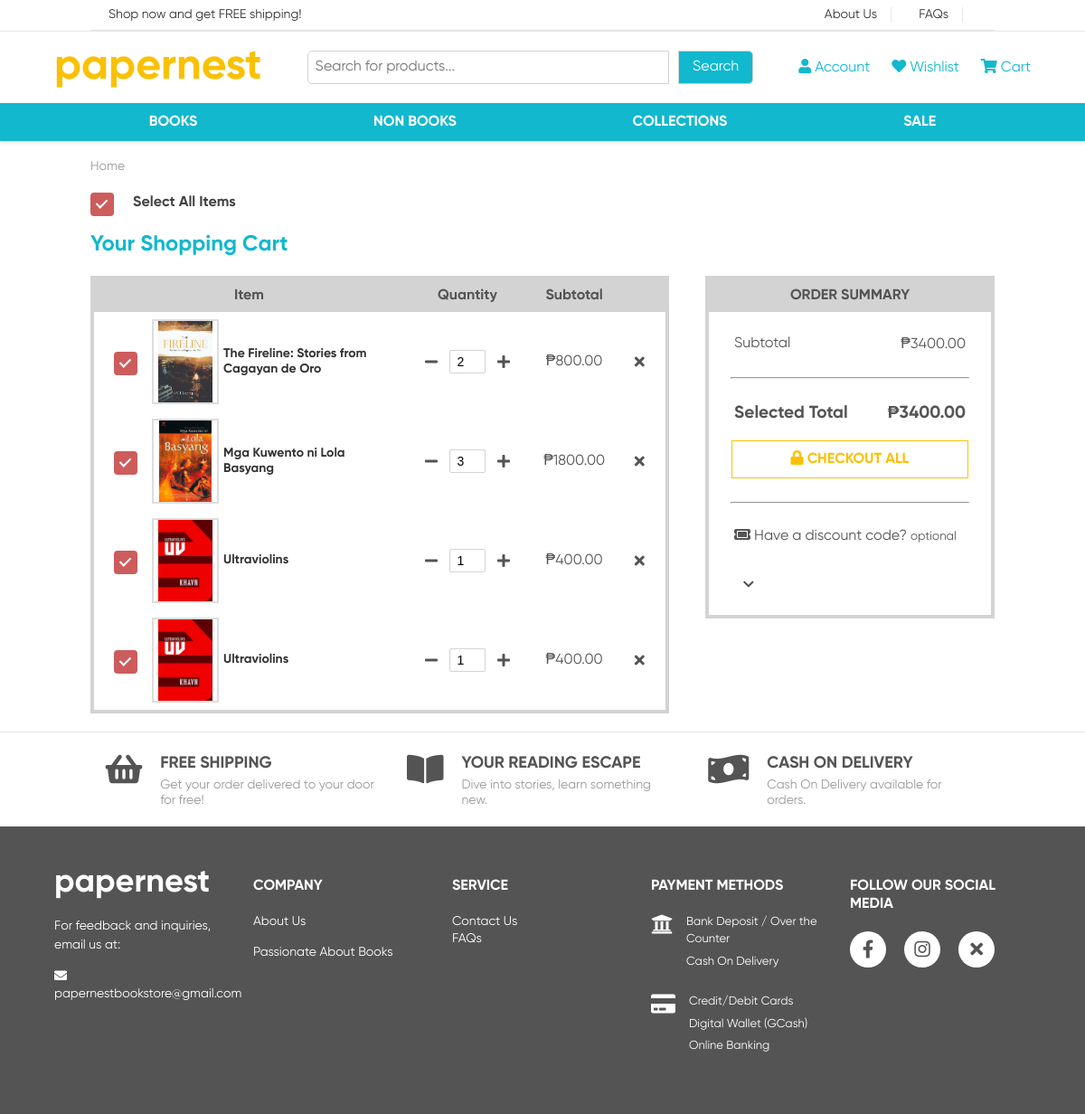
Screenshot of /cart (signed in) with the database file from the repository.
### tables this page shows
CREATE TABLE user_cart (
            cart_id INTEGER PRIMARY KEY AUTOINCREMENT,
            user_id INTEGER NOT NULL,
            product_id VARCHAR(50),
            product_type VARCHAR(20),
            quantity INTEGER DEFAULT 1,
            added_date DATETIME DEFAULT CURRENT_TIMESTAMP
        , image_path TEXT);

### routes/cart_routes.py (the view)
@cart_bp.route('/cart')
def cart():
    print("[DEBUG] Cart route accessed")
    if 'user' not in session:
        print("[DEBUG] No user in session, redirecting to index")
        return redirect(url_for('main.index'))
    print(f"[DEBUG] User in session: {session['user']}")
    cart_products, total_amount = get_cart_items()
    print(f"[DEBUG] Cart route - cart_products: {cart_products}")
    print(f"[DEBUG] Cart route - total_amount: {total_amount}")
    return render_template('cart.html', cart_products=cart_products, total_amount=total_amount)

### templates/cart.html (shortened to what this page needs)
<!DOCTYPE html>
<html>
<head>
    <link rel="stylesheet" href="{{ url_for('static', filename='css/style.css') }}">
    <link rel="stylesheet" href="{{ url_for('static', filename='css/cart.css') }}">
    <link rel="stylesheet" href="{{ url_for('static', filename='css/mobile/mobile_cart.css') }}">
    <link rel="stylesheet" href="https://cdnjs.cloudflare.com/ajax/libs/font-awesome/6.4.0/css/all.min.css">
</head>
<body>
    <div class="page-wrapper">
        {% include 'components/page_header.html' %}
    <div class="main-content">
    <div class="container" style="margin-bottom: 20px;">
    <div class="breadcrumb">
        <a href="/">Home</a>
    </div>
    {% if cart_products %}
    <div class="select-all-container">
        <div class="item-checkbox">
            <div class="checkbox-wrapper">
                <span class="checkmark"></span>
            </div>
        </div>
        <label id="select-all-label" for="select-all">Select All Items</label>
    </div>
    {% endif %}
    <h2>Your Shopping Cart</h2>
    <div class="cart-section">
        <div class="cart-left">
            <table class="table-cart-items">
                <tr>
                    <th>Item</th>
                    <th>Quantity</th>
                    <th>Subtotal</th>
                    <th></th>
                </tr>
                {% if cart_products %}
                    {% for item in cart_products %}
                    <tr class="cart-item-row" data-product-id="{{ item.product_id }}" data-product-type="{{ item.product_type }}">
                        <td>
                            <div class="cart-item">
                                <div class="item-checkbox">
                                    <div class="checkbox-wrapper">
                                        <span class="checkmark"></span>
                                    </div>
                                </div>
                                <img src="{{ item.image_path or url_for('static', filename='images/placeholder.png') }}"
                                    alt="{{ item.product_name }}" class="item-image">
                                <p class="item-name">{{ item.product_name }}</p>
                            </div>
                        </td>
                        <td>
                            <div class="item-quantity">
                                <button class="btn-decrease">
                                    <i class="fas fa-minus"></i>
                                </button>
                                <input class="quantity-input" type="number" value="{{ item.quantity }}" min="1" readonly>
                                <button class="btn-increase">
                                    <i class="fas fa-plus"></i>
                                </button>
                            </div>
                        </td>
                        <td>
                            <div class="item-price">₱{{ "%.2f"|format(item.price * item.quantity) }}</div>
                        </td>
                        <td>
                            <div class="item-remove">
                                <button class="btn-remove">
                                    <i class="fas fa-times"></i>
                                </button>
                            </div>
                        </td>
                    </tr>
                    {% endfor %}
                {% endif %}
            </table>
        </div>
        <div class="cart-right">
            <table class="table-cart-summary">
                <tr>
                    <th>ORDER SUMMARY</th>
                </tr>
                <tr>
                    <td>
                        <div class="cart-summary">
                            <p>Subtotal</p>
                            <p class="subtotal-price">₱{{ "%.2f"|format(total_amount) if total_amount else "0.00" }}</p>
                            <hr>
                        </div>
                        <div class="cart-summary cart-summary-total">
                            <p><b>Selected Total</b></p>
                            <p class="selected-total-price"><b>₱0.00</b></p>
                        </div>
                        {% if cart_products %}
                            <div class="cart-summary cart-summary-checkout" id="CheckoutBtn">
                            <a href="/checkout" class="btn-checkout" id="checkout-all">
                                <i class="fas fa-lock"></i> CHECKOUT ALL
                            </a>
                            </div>
                        {% endif %}
                        <div class="cart-summary">
                            <hr>
                            <div class="discount-label">
                                <i class="fas fa-ticket"></i>
                                <span>Have a discount code? <small>optional</small></span>
                            </div>
                            <div class="cart-summary-discount" id="DiscountBtn">
                                <button type="button" onclick="DiscountBtn(this)">
                                    <i class="fas fa-chevron-down"></i>
                                </button>
                            </div>
                        </div>
                    </td>
                </tr>
            </table>
        </div>
    </div>
</div>
        </div>
        {% include 'components/page_footer.html' %}
</body>
</html>

### templates/components/page_header.html (shortened to what this page needs)
<!DOCTYPE html>
<html lang="en">
<head>
    <link rel="stylesheet" href="https://cdnjs.cloudflare.com/ajax/libs/font-awesome/5.15.4/css/all.min.css">
    <link rel="stylesheet" href="{{ url_for('static', filename='css/style.css') }}">
    <link rel="stylesheet" href="{{ url_for('static', filename='css/page_header.css') }}">
    <link rel="stylesheet" href="{{ url_for('static', filename='css/mobile/mobile_page_header.css') }}">
</head>
<body>
    <div class="container">
        <div class="top-bar">
            <div class="shipping-info">Shop now and get FREE shipping!</div>
            <div class="utility-links">
                <a href="/about">About Us</a>
                <a href="/help">FAQs</a>
            </div>
        </div>
    </div>
    <div class="header-nav-wrapper">
        <div class="header-container">
            <div class="header">
                <div class="logo">
                    <a href="{{ url_for('main.index') }}">papernest</a>
                </div>
                <div class="search-bar-container">
                    <form class="search-bar" action="{{ url_for('product.search') }}" method="GET">
                        <input type="text" name="query" placeholder="Search for products..." value="{{ request.args.get('query', '') }}" />
                        <button type="submit">Search</button>
                    </form>
                </div>
                <div class="user-links">
                    {% if session.get('user') %}
                        <a href="/account"><i class="fas fa-user"></i> Account</a>
                        <a href="/account?section=wishlist"><i class="fas fa-heart"></i> Wishlist</a>
                        <a href="/cart"><i class="fas fa-shopping-cart"></i> Cart</a>
                    {% endif %}
                </div>
            </div>
        </div>
        <nav class="desktop-nav">
            <div class="dropdown">
                <a href="/books" class="dropbtn">BOOKS</a>
            </div>
            <div class="dropdown">
                <a href="/non_books" class="dropbtn">NON BOOKS</a>
            </div>
            <div class="dropdown">
                <a href="/collections" class="dropbtn">COLLECTIONS</a>
            </div>
            <div class="dropdown">
                <a href="/sale" class="dropbtn">SALE</a>
            </div>
        </nav>
    </div>
</body>
</html>

### templates/components/page_footer.html
<link rel="stylesheet" href="{{ url_for('static', filename='css/mobile/mobile_page_footer.css') }}">
<div class="footer-benefits">
    <div class="benefit-box">
        <div class="benefit-icon"><i class="fas fa-shopping-basket"></i></div>
        <div class="benefit-text">
            <h3>FREE SHIPPING</h3>
            <p>Get your order delivered to your door for free!</p>
        </div>
    </div>
    <div class="benefit-box">
        <div class="benefit-icon"><i class="fas fa-book-open"></i></div>
        <div class="benefit-text">
            <h3>YOUR READING ESCAPE</h3>
            <p>Dive into stories, learn something new.</p>
        </div>
    </div>
    <div class="benefit-box">
        <div class="benefit-icon"><i class="fas fa-money-bill-wave"></i></div>
        <div class="benefit-text">
            <h3>CASH ON DELIVERY</h3>
            <p>Cash On Delivery available for orders.</p>
        </div>
    </div>
  </div>
  <footer>
    <div class="footer-content">
        <div class="footer-column">
            <div class="footer-logo">papernest</div>
            <p>For feedback and inquiries, email us at:</p>
            <a href="https://mail.google.com/mail/u/0/?fs=1&to=papernestbookstore@gmail.com&su=SUBJECT&body=BODY&bcc=papernestbookstore@gmail.com&tf=cm" target="_blank"><i class="fas fa-envelope"></i> papernestbookstore@gmail.com</a>
        </div>
        <div class="footer-column">
            <h3>COMPANY</h3>
            <ul>
                <li><a href="/about">About Us</a></li>
                <p>Passionate About Books</p>
            </ul>
        </div>
        <div class="footer-column">
            <h3>SERVICE</h3>
            <ul>
                <li><a href="https://mail.google.com/mail/u/0/?fs=1&to=papernestbookstore@gmail.com&su=SUBJECT&body=BODY&bcc=papernestbookstore@gmail.com&tf=cm" target="_blank">Contact Us</a></li>
                <a href="/help">FAQs</a>
            </ul>
        </div>
        <div class="footer-column">
            <h3>PAYMENT METHODS</h3>
            <div class="payment-method">
                <div class="payment-icon"><i class="fas fa-university"></i></div>
                <div class="payment-text">
                    <p>Bank Deposit / Over the Counter</p>
                    <p>Cash On Delivery</p>
                </div>
            </div>
            <div class="payment-method">
                <div class="payment-icon"><i class="fas fa-credit-card"></i></div>
                <div class="payment-text">
                    <p>Credit/Debit Cards</p>
                    <p>Digital Wallet (GCash)</p>
                    <p>Online Banking</p>
                </div>
            </div>
        </div>
        <div class="footer-column">
            <h3>FOLLOW OUR SOCIAL MEDIA</h3>
            <div class="social-icons">
                <a href="https://www.facebook.com/profile.php?id=61577584773915" target="_blank" aria-label="Facebook"><i class="fab fa-facebook-f"></i></a>
                <a href="https://www.instagram.com/papernestbookstore/" target="_blank" aria-label="Instagram"><i class="fab fa-instagram"></i></a>
                <a href="https://x.com/PapernestB" target="_blank" aria-label="X"><i class="fas fa-times"></i></a>
            </div>
        </div>
    </div>
  </footer>

### rows the page displays
user_cart: shows a picture, product_name "The Fireline: Stories from Cagayan de Oro", quantity "2", item.price*item.quantity "800.00"
user_cart: shows a picture, product_name "Mga Kuwento ni Lola Basyang", quantity "3", item.price*item.quantity "1800.00"
user_cart: product_name "Ultraviolins", quantity "1", item.price*item.quantity "400.00"
user_cart: product_name "Ultraviolins", quantity "1", item.price*item.quantity "400.00"

### other values shown
{{ "%.2f"|format(total_amount) if total_amount else "0.00" }} "3400.00"
